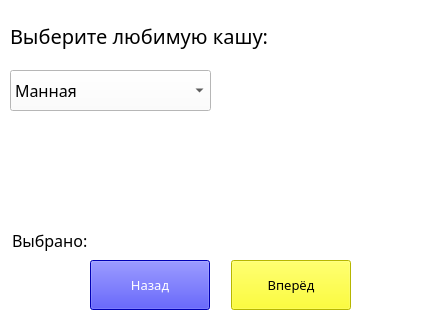
<?xml version="1.0" encoding="UTF-8"?>
<ui version="4.0">
 <class>MainWindow</class>
 <widget class="QMainWindow" name="MainWindow">
  <property name="geometry">
   <rect>
    <x>0</x>
    <y>0</y>
    <width>446</width>
    <height>319</height>
   </rect>
  </property>
  <property name="minimumSize">
   <size>
    <width>446</width>
    <height>319</height>
   </size>
  </property>
  <property name="maximumSize">
   <size>
    <width>446</width>
    <height>319</height>
   </size>
  </property>
  <property name="windowTitle">
   <string>MainWindow</string>
  </property>
  <property name="styleSheet">
   <string notr="true">background-color: rgb(255, 255, 255);</string>
  </property>
  <widget class="QWidget" name="centralwidget">
   <widget class="QPushButton" name="btn_back">
    <property name="geometry">
     <rect>
      <x>90</x>
      <y>260</y>
      <width>120</width>
      <height>50</height>
     </rect>
    </property>
    <property name="font">
     <font>
      <family>Segoe Print</family>
      <pointsize>10</pointsize>
      <weight>50</weight>
      <italic>false</italic>
      <bold>false</bold>
     </font>
    </property>
    <property name="styleSheet">
     <string notr="true">font: 10pt &quot;Segoe Print&quot;;
background-color: rgb(0, 0, 255);
color: rgb(255, 255, 255);</string>
    </property>
    <property name="text">
     <string>Назад</string>
    </property>
   </widget>
   <widget class="QLabel" name="label_img">
    <property name="geometry">
     <rect>
      <x>240</x>
      <y>60</y>
      <width>171</width>
      <height>131</height>
     </rect>
    </property>
    <property name="styleSheet">
     <string notr="true"/>
    </property>
    <property name="text">
     <string/>
    </property>
   </widget>
   <widget class="QPushButton" name="btn_next">
    <property name="geometry">
     <rect>
      <x>231</x>
      <y>260</y>
      <width>120</width>
      <height>50</height>
     </rect>
    </property>
    <property name="font">
     <font>
      <family>Segoe Print</family>
      <pointsize>10</pointsize>
      <weight>50</weight>
      <italic>false</italic>
      <bold>false</bold>
     </font>
    </property>
    <property name="styleSheet">
     <string notr="true">background-color: rgb(255, 255, 0);
color: rgb(0, 0, 0);
font: 10pt &quot;Segoe Print&quot;;</string>
    </property>
    <property name="text">
     <string>Вперёд</string>
    </property>
   </widget>
   <widget class="QLabel" name="label_task">
    <property name="geometry">
     <rect>
      <x>10</x>
      <y>20</y>
      <width>331</width>
      <height>31</height>
     </rect>
    </property>
    <property name="font">
     <font>
      <family>Segoe Print</family>
      <pointsize>15</pointsize>
      <weight>50</weight>
      <italic>false</italic>
      <bold>false</bold>
     </font>
    </property>
    <property name="styleSheet">
     <string notr="true">font: 15pt &quot;Segoe Print&quot;;</string>
    </property>
    <property name="text">
     <string>Выберите любимую кашу:</string>
    </property>
   </widget>
   <widget class="QLabel" name="label_selected">
    <property name="geometry">
     <rect>
      <x>12</x>
      <y>225</y>
      <width>321</width>
      <height>31</height>
     </rect>
    </property>
    <property name="font">
     <font>
      <family>Segoe Print</family>
      <pointsize>12</pointsize>
      <weight>50</weight>
      <italic>false</italic>
      <bold>false</bold>
     </font>
    </property>
    <property name="styleSheet">
     <string notr="true">font: 12pt &quot;Segoe Print&quot;;</string>
    </property>
    <property name="text">
     <string>Выбрано:</string>
    </property>
   </widget>
   <widget class="QComboBox" name="comboBox">
    <property name="geometry">
     <rect>
      <x>10</x>
      <y>70</y>
      <width>201</width>
      <height>41</height>
     </rect>
    </property>
    <property name="font">
     <font>
      <family>Segoe Print</family>
      <pointsize>12</pointsize>
      <weight>50</weight>
      <italic>false</italic>
      <bold>false</bold>
     </font>
    </property>
    <property name="styleSheet">
     <string notr="true">font: 12pt &quot;Segoe Print&quot;;</string>
    </property>
    <item>
     <property name="text">
      <string>Манная</string>
     </property>
    </item>
    <item>
     <property name="text">
      <string>Рисовая</string>
     </property>
    </item>
    <item>
     <property name="text">
      <string>Гороховая</string>
     </property>
    </item>
    <item>
     <property name="text">
      <string>Гречневая</string>
     </property>
    </item>
   </widget>
  </widget>
 </widget>
 <resources/>
 <connections/>
</ui>
